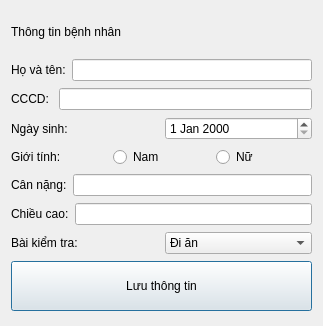
<?xml version="1.0" encoding="UTF-8"?>
<ui version="4.0">
 <class>Dialog</class>
 <widget class="QDialog" name="Dialog">
  <property name="geometry">
   <rect>
    <x>0</x>
    <y>0</y>
    <width>323</width>
    <height>326</height>
   </rect>
  </property>
  <property name="windowTitle">
   <string>Dialog</string>
  </property>
  <layout class="QVBoxLayout" name="verticalLayout">
   <item>
    <widget class="QLabel" name="label">
     <property name="maximumSize">
      <size>
       <width>16777215</width>
       <height>40</height>
      </size>
     </property>
     <property name="text">
      <string>Thông tin bệnh nhân</string>
     </property>
    </widget>
   </item>
   <item>
    <layout class="QHBoxLayout" name="horizontalLayout_11">
     <item>
      <widget class="QLabel" name="label_7">
       <property name="text">
        <string>Họ và tên:</string>
       </property>
      </widget>
     </item>
     <item>
      <widget class="QLineEdit" name="lineEdit_Name"/>
     </item>
    </layout>
   </item>
   <item>
    <layout class="QHBoxLayout" name="horizontalLayout_16">
     <item>
      <widget class="QLabel" name="label_12">
       <property name="text">
        <string>CCCD: </string>
       </property>
      </widget>
     </item>
     <item>
      <widget class="QLineEdit" name="lineEdit_ID"/>
     </item>
    </layout>
   </item>
   <item>
    <layout class="QHBoxLayout" name="horizontalLayout_12">
     <item>
      <widget class="QLabel" name="label_8">
       <property name="text">
        <string>Ngày sinh:</string>
       </property>
      </widget>
     </item>
     <item>
      <widget class="QDateEdit" name="dateEdit_DateOfBirth"/>
     </item>
    </layout>
   </item>
   <item>
    <layout class="QHBoxLayout" name="horizontalLayout_13">
     <item>
      <widget class="QLabel" name="label_9">
       <property name="text">
        <string>Giới tính:</string>
       </property>
      </widget>
     </item>
     <item>
      <widget class="QRadioButton" name="radioButton_Male">
       <property name="text">
        <string>Nam</string>
       </property>
      </widget>
     </item>
     <item>
      <widget class="QRadioButton" name="radioButton_Female">
       <property name="text">
        <string>Nữ</string>
       </property>
      </widget>
     </item>
    </layout>
   </item>
   <item>
    <layout class="QHBoxLayout" name="horizontalLayout_14">
     <item>
      <widget class="QLabel" name="label_10">
       <property name="text">
        <string>Cân nặng:</string>
       </property>
      </widget>
     </item>
     <item>
      <widget class="QLineEdit" name="lineEdit_Weight"/>
     </item>
    </layout>
   </item>
   <item>
    <layout class="QHBoxLayout" name="horizontalLayout_15">
     <item>
      <widget class="QLabel" name="label_11">
       <property name="text">
        <string>Chiều cao:</string>
       </property>
      </widget>
     </item>
     <item>
      <widget class="QLineEdit" name="lineEdit_Height"/>
     </item>
    </layout>
   </item>
   <item>
    <layout class="QHBoxLayout" name="horizontalLayout_24">
     <item>
      <widget class="QLabel" name="label_36">
       <property name="text">
        <string>Bài kiểm tra:</string>
       </property>
      </widget>
     </item>
     <item>
      <widget class="QComboBox" name="comboBox_Exercise">
       <item>
        <property name="text">
         <string>Đi ăn</string>
        </property>
       </item>
       <item>
        <property name="text">
         <string>Đi ngủ</string>
        </property>
       </item>
       <item>
        <property name="text">
         <string>Thêm mới</string>
        </property>
       </item>
      </widget>
     </item>
    </layout>
   </item>
   <item>
    <widget class="QPushButton" name="pushButton_SaveInfomation">
     <property name="minimumSize">
      <size>
       <width>0</width>
       <height>50</height>
      </size>
     </property>
     <property name="text">
      <string>Lưu thông tin</string>
     </property>
    </widget>
   </item>
  </layout>
 </widget>
 <resources/>
 <connections/>
</ui>
